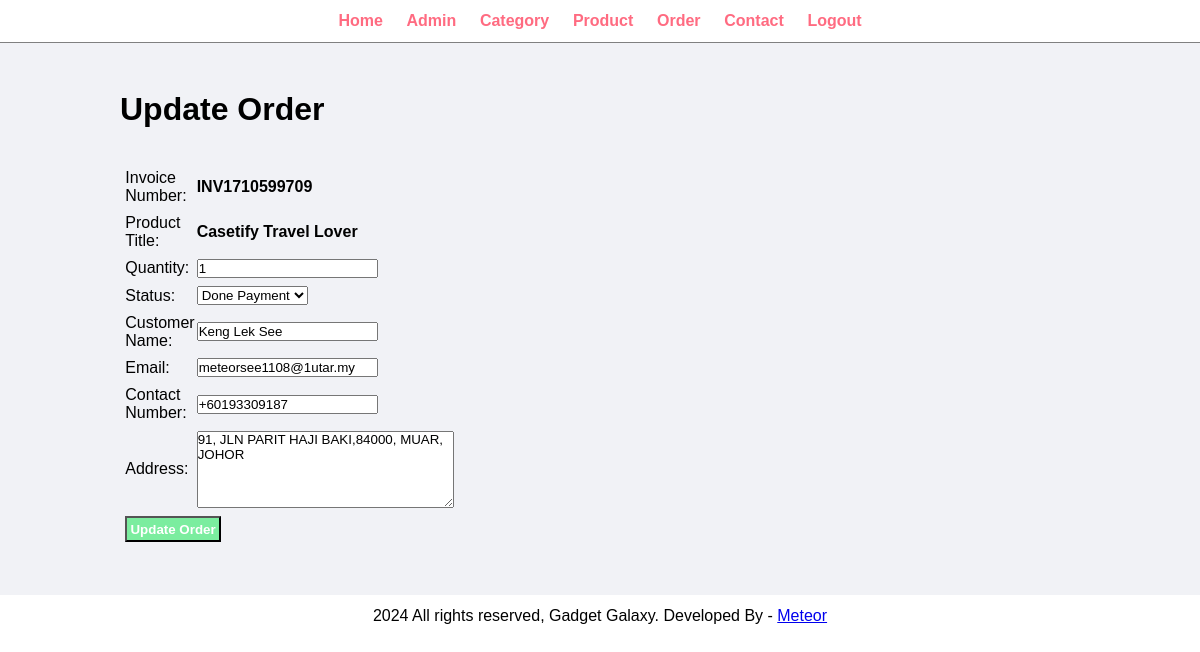
Page /admin/update-order.php?id=100 (signed in) on the committed database.
### tables this page shows
CREATE TABLE `tbl_order` (
  `id` int(10) UNSIGNED NOT NULL,
  `invoice_number` varchar(255) NOT NULL,
  `product_id` int(10) UNSIGNED NOT NULL,
  `product_title` varchar(150) NOT NULL,
  `product_price` decimal(10,2) NOT NULL,
  `product_qty` int(11) NOT NULL,
  `product_total` decimal(10,2) NOT NULL,
  `order_date` datetime NOT NULL,
  `status` varchar(50) NOT NULL,
  `first_name` varchar(150) NOT NULL,
  `last_name` varchar(255) NOT NULL,
  `address` varchar(255) NOT NULL,
  `state` varchar(255) NOT NULL,
  `postal` int(5) NOT NULL,
  `email` varchar(255) NOT NULL,
  `phone_no` varchar(255) NOT NULL,
  `order_notes` varchar(255) NOT NULL,
  `user_id` int(10) UNSIGNED NOT NULL
);

### admin/update-order.php (the view, shortened to what this page needs)
<?php include('partials/menu.php');?>
<div class="main-content">
    <div class="wrapper">
        <h1>Update Order</h1>
        <br><br>
        <?php
        if(isset($_GET['id'])){
            $id = $_GET['id'];
            $sql = "SELECT * FROM tbl_order WHERE id=$id";
            $res = mysqli_query($conn, $sql);
            if($res){
                $count = mysqli_num_rows($res);
                if($count == 1){
                    $row = mysqli_fetch_assoc($res);
                    $invoice_number = $row["invoice_number"];
                    $product_title = $row["product_title"];
                    $product_qty = $row["product_qty"];
                    $status = $row["status"];
                    $first_name = $row["first_name"];
                    $last_name = $row["last_name"];
                    $email = $row["email"];
                    $phone_no = $row["phone_no"];
                    $address = $row["address"];
                } else {
                    $_SESSION['update'] = "<div class='error'>Order not found.</div>";
                    header("location:".SITEURL."admin/manage-order.php");
                    exit;
                }
            } else {
                $_SESSION['update'] = "<div class='error'>Failed to retrieve order details.</div>";
                header("location:".SITEURL."admin/manage-order.php");
                exit;
            }
        } else {
            header("location:".SITEURL."admin/manage-order.php");
            exit;
        }
        ?>
        <form action="" method="POST">
            <table class="tbl-30">
                <tr>
                    <td>Invoice Number: </td>
                    <td><b><?php echo $invoice_number; ?></b></td>
                </tr>
                <tr>
                    <td>Product Title: </td>
                    <td><b><?php echo $product_title;?></b></td>
                </tr>
                <tr>
                    <td>Quantity: </td>
                    <td><input type="number" name="qty" value="<?php echo $product_qty;?>"></td>
                </tr>
                <tr>
                    <td>Status: </td>
                    <td>
                        <select name="status">
                            <option <?php if($status=="Done Payment"){echo "selected";} ?> value="Done Payment">Done Payment</option>
                        </select>
                    </td>
                </tr>
                <tr>
                    <td>Customer Name: </td>
                    <td><input type="text" name="customer_name" value="<?php echo $first_name . ' ' . $last_name; ?>"></td>
                </tr>
                <tr>
                    <td>Email: </td>
                    <td><input type="text" name="email" value="<?php echo $email; ?>"></td>
                </tr>
                <tr>
                    <td>Contact Number: </td>
                    <td><input type="text" name="phone_no" value="<?php echo $phone_no; ?>"></td>
                </tr>
                <tr>
                    <td>Address: </td>
                    <td><textarea name="address" cols="30" rows="5"><?php echo $address; ?></textarea></td>
                </tr>
                <tr>
                    <td colspan="2">
                        <input type="submit" name="submit" value="Update Order" class="btn-secondary">
                    </td>
                </tr>
            </table>
        </form>
    </div>
</div>
<?php include('partials/footer.php');?>

### css/admin.css (style rules this page uses)
* { margin: 0; padding: 0; font-family: Arial, Helvetica, sans-serif; }
.wrapper { padding: 1%; width: 80%; margin: 0 auto; }
.tbl-30 { width:30%; }
.btn-secondary { background-color: #7bed9f; padding: 1%; color: white; text-decoration: none; font-weight: bold; }
table tr td { padding: 1%; }
.main-content { background-color: #f1f2f6; padding: 3% 0; }

### rows in the picture
tbl_order: invoice_number "INV1710599709", product_title "Casetify Travel Lover", qty "1", status "Done Payment", customer_name "Keng Lek See", email "meteorsee1108@1utar.my", phone_no "+60193309187", address "91, JLN PARIT HAJI BAKI,84000, MUAR, JOHOR"
